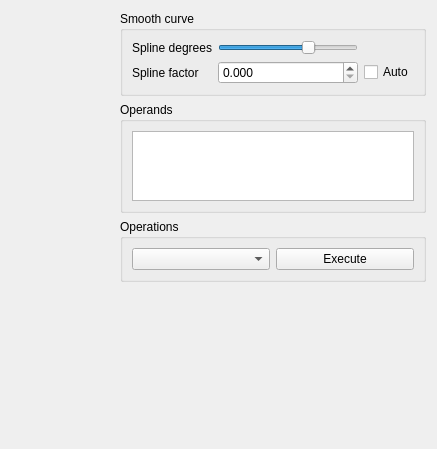
<?xml version="1.0" encoding="UTF-8"?>
<ui version="4.0">
 <class>PlotsMath</class>
 <widget class="QWidget" name="PlotsMath">
  <property name="geometry">
   <rect>
    <x>0</x>
    <y>0</y>
    <width>437</width>
    <height>449</height>
   </rect>
  </property>
  <property name="windowTitle">
   <string>Form</string>
  </property>
  <layout class="QGridLayout" name="gridLayout">
   <item row="1" column="1">
    <widget class="QGroupBox" name="groupBox_2">
     <property name="title">
      <string>Operands</string>
     </property>
     <layout class="QGridLayout" name="gridLayout_3">
      <item row="0" column="0">
       <widget class="QListView" name="operands_listview">
        <property name="sizePolicy">
         <sizepolicy hsizetype="Minimum" vsizetype="Expanding">
          <horstretch>0</horstretch>
          <verstretch>0</verstretch>
         </sizepolicy>
        </property>
        <property name="editTriggers">
         <set>QAbstractItemView::NoEditTriggers</set>
        </property>
       </widget>
      </item>
     </layout>
    </widget>
   </item>
   <item row="0" column="1">
    <widget class="QGroupBox" name="groupBox">
     <property name="sizePolicy">
      <sizepolicy hsizetype="Minimum" vsizetype="Preferred">
       <horstretch>0</horstretch>
       <verstretch>0</verstretch>
      </sizepolicy>
     </property>
     <property name="title">
      <string>Smooth curve</string>
     </property>
     <layout class="QGridLayout" name="gridLayout_2">
      <item row="0" column="1">
       <widget class="QSlider" name="spline_degrees">
        <property name="sizePolicy">
         <sizepolicy hsizetype="Minimum" vsizetype="Fixed">
          <horstretch>0</horstretch>
          <verstretch>0</verstretch>
         </sizepolicy>
        </property>
        <property name="minimumSize">
         <size>
          <width>140</width>
          <height>0</height>
         </size>
        </property>
        <property name="minimum">
         <number>2</number>
        </property>
        <property name="maximum">
         <number>5</number>
        </property>
        <property name="value">
         <number>4</number>
        </property>
        <property name="orientation">
         <enum>Qt::Horizontal</enum>
        </property>
       </widget>
      </item>
      <item row="1" column="0">
       <widget class="QLabel" name="label_2">
        <property name="text">
         <string>Spline factor</string>
        </property>
       </widget>
      </item>
      <item row="0" column="0">
       <widget class="QLabel" name="label">
        <property name="text">
         <string>Spline degrees</string>
        </property>
       </widget>
      </item>
      <item row="1" column="1">
       <widget class="QDoubleSpinBox" name="spline_factor">
        <property name="enabled">
         <bool>true</bool>
        </property>
        <property name="decimals">
         <number>3</number>
        </property>
        <property name="maximum">
         <double>1.000000000000000</double>
        </property>
        <property name="singleStep">
         <double>0.001000000000000</double>
        </property>
        <property name="value">
         <double>0.000000000000000</double>
        </property>
       </widget>
      </item>
      <item row="0" column="2">
       <widget class="QLabel" name="spline_degrees_value">
        <property name="text">
         <string/>
        </property>
       </widget>
      </item>
      <item row="1" column="2">
       <widget class="QCheckBox" name="spline_factor_auto">
        <property name="text">
         <string>Auto</string>
        </property>
        <property name="checked">
         <bool>false</bool>
        </property>
       </widget>
      </item>
     </layout>
    </widget>
   </item>
   <item row="2" column="1">
    <widget class="QGroupBox" name="groupBox_3">
     <property name="title">
      <string>Operations</string>
     </property>
     <layout class="QGridLayout" name="gridLayout_4">
      <item row="0" column="0">
       <widget class="QComboBox" name="operation_type">
        <property name="sizePolicy">
         <sizepolicy hsizetype="Preferred" vsizetype="Fixed">
          <horstretch>0</horstretch>
          <verstretch>0</verstretch>
         </sizepolicy>
        </property>
       </widget>
      </item>
      <item row="0" column="1">
       <widget class="QPushButton" name="execute">
        <property name="text">
         <string>Execute</string>
        </property>
       </widget>
      </item>
     </layout>
    </widget>
   </item>
   <item row="3" column="1">
    <spacer name="verticalSpacer">
     <property name="orientation">
      <enum>Qt::Vertical</enum>
     </property>
     <property name="sizeHint" stdset="0">
      <size>
       <width>20</width>
       <height>334</height>
      </size>
     </property>
    </spacer>
   </item>
   <item row="0" column="0" rowspan="4">
    <widget class="QWidget" name="plot" native="true"/>
   </item>
  </layout>
  <action name="actionSelectPointsToRemove">
   <property name="text">
    <string>Select points to remove</string>
   </property>
   <property name="shortcut">
    <string>Ctrl+R</string>
   </property>
  </action>
  <action name="actionZoom">
   <property name="text">
    <string>Zoom</string>
   </property>
   <property name="shortcut">
    <string>Ctrl++</string>
   </property>
  </action>
  <action name="actionReset_Zoom">
   <property name="text">
    <string>Reset Zoom</string>
   </property>
   <property name="shortcut">
    <string>Ctrl+-</string>
   </property>
  </action>
  <action name="actionUndo">
   <property name="text">
    <string>Undo</string>
   </property>
   <property name="shortcut">
    <string>Ctrl+Z</string>
   </property>
  </action>
 </widget>
 <resources/>
 <connections/>
</ui>
